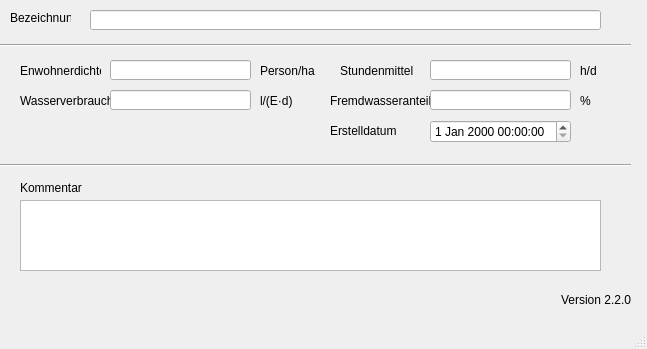
<?xml version="1.0" encoding="UTF-8"?>
<ui version="4.0">
 <class>MainWindow</class>
 <widget class="QMainWindow" name="MainWindow">
  <property name="enabled">
   <bool>true</bool>
  </property>
  <property name="geometry">
   <rect>
    <x>0</x>
    <y>0</y>
    <width>647</width>
    <height>349</height>
   </rect>
  </property>
  <property name="windowTitle">
   <string>MainWindow</string>
  </property>
  <widget class="QWidget" name="centralwidget">
   <widget class="QLabel" name="label_20">
    <property name="geometry">
     <rect>
      <x>330</x>
      <y>90</y>
      <width>111</width>
      <height>21</height>
     </rect>
    </property>
    <property name="text">
     <string>Fremdwasseranteil</string>
    </property>
   </widget>
   <widget class="QLabel" name="label">
    <property name="geometry">
     <rect>
      <x>10</x>
      <y>10</y>
      <width>61</width>
      <height>16</height>
     </rect>
    </property>
    <property name="text">
     <string>Bezeichnung</string>
    </property>
   </widget>
   <widget class="Line" name="line">
    <property name="geometry">
     <rect>
      <x>0</x>
      <y>30</y>
      <width>631</width>
      <height>31</height>
     </rect>
    </property>
    <property name="orientation">
     <enum>Qt::Horizontal</enum>
    </property>
   </widget>
   <widget class="QLabel" name="label_14">
    <property name="geometry">
     <rect>
      <x>20</x>
      <y>180</y>
      <width>81</width>
      <height>16</height>
     </rect>
    </property>
    <property name="text">
     <string>Kommentar</string>
    </property>
   </widget>
   <widget class="QLabel" name="label_11">
    <property name="geometry">
     <rect>
      <x>580</x>
      <y>60</y>
      <width>41</width>
      <height>21</height>
     </rect>
    </property>
    <property name="text">
     <string>h/d</string>
    </property>
   </widget>
   <widget class="QLabel" name="label_5">
    <property name="geometry">
     <rect>
      <x>20</x>
      <y>90</y>
      <width>91</width>
      <height>21</height>
     </rect>
    </property>
    <property name="text">
     <string>Wasserverbrauch</string>
    </property>
   </widget>
   <widget class="QLabel" name="label_8">
    <property name="geometry">
     <rect>
      <x>260</x>
      <y>60</y>
      <width>61</width>
      <height>21</height>
     </rect>
    </property>
    <property name="text">
     <string>Person/ha</string>
    </property>
   </widget>
   <widget class="QLabel" name="label_70">
    <property name="geometry">
     <rect>
      <x>330</x>
      <y>120</y>
      <width>71</width>
      <height>21</height>
     </rect>
    </property>
    <property name="text">
     <string>Erstelldatum</string>
    </property>
   </widget>
   <widget class="Line" name="line_2">
    <property name="geometry">
     <rect>
      <x>0</x>
      <y>150</y>
      <width>631</width>
      <height>31</height>
     </rect>
    </property>
    <property name="orientation">
     <enum>Qt::Horizontal</enum>
    </property>
   </widget>
   <widget class="QLabel" name="label_6">
    <property name="geometry">
     <rect>
      <x>340</x>
      <y>60</y>
      <width>81</width>
      <height>21</height>
     </rect>
    </property>
    <property name="text">
     <string>Stundenmittel</string>
    </property>
   </widget>
   <widget class="QLabel" name="label_10">
    <property name="geometry">
     <rect>
      <x>260</x>
      <y>90</y>
      <width>41</width>
      <height>21</height>
     </rect>
    </property>
    <property name="text">
     <string>l/(E·d)</string>
    </property>
   </widget>
   <widget class="QLabel" name="label_3">
    <property name="geometry">
     <rect>
      <x>20</x>
      <y>60</y>
      <width>81</width>
      <height>21</height>
     </rect>
    </property>
    <property name="text">
     <string>Enwohnerdichte</string>
    </property>
   </widget>
   <widget class="QLabel" name="label_9">
    <property name="geometry">
     <rect>
      <x>580</x>
      <y>90</y>
      <width>41</width>
      <height>21</height>
     </rect>
    </property>
    <property name="text">
     <string>%</string>
    </property>
   </widget>
   <widget class="QLineEdit" name="tgnam">
    <property name="geometry">
     <rect>
      <x>90</x>
      <y>10</y>
      <width>511</width>
      <height>20</height>
     </rect>
    </property>
   </widget>
   <widget class="QLineEdit" name="ewdichte">
    <property name="geometry">
     <rect>
      <x>110</x>
      <y>60</y>
      <width>141</width>
      <height>20</height>
     </rect>
    </property>
   </widget>
   <widget class="QLineEdit" name="wverbrauch">
    <property name="geometry">
     <rect>
      <x>110</x>
      <y>90</y>
      <width>141</width>
      <height>20</height>
     </rect>
    </property>
   </widget>
   <widget class="QLineEdit" name="stdmittel">
    <property name="geometry">
     <rect>
      <x>430</x>
      <y>60</y>
      <width>141</width>
      <height>20</height>
     </rect>
    </property>
   </widget>
   <widget class="QLineEdit" name="fremdwas">
    <property name="geometry">
     <rect>
      <x>430</x>
      <y>90</y>
      <width>141</width>
      <height>20</height>
     </rect>
    </property>
   </widget>
   <widget class="QTextEdit" name="kommentar">
    <property name="geometry">
     <rect>
      <x>20</x>
      <y>200</y>
      <width>581</width>
      <height>71</height>
     </rect>
    </property>
   </widget>
   <widget class="QgsDateTimeEdit" name="createdat">
    <property name="geometry">
     <rect>
      <x>430</x>
      <y>120</y>
      <width>141</width>
      <height>23</height>
     </rect>
    </property>
   </widget>
   <widget class="QLabel" name="lb_version">
    <property name="geometry">
     <rect>
      <x>560</x>
      <y>290</y>
      <width>71</width>
      <height>20</height>
     </rect>
    </property>
    <property name="toolTip">
     <string>Version QKan Import</string>
    </property>
    <property name="text">
     <string>Version 2.2.0</string>
    </property>
    <property name="alignment">
     <set>Qt::AlignRight|Qt::AlignTrailing|Qt::AlignVCenter</set>
    </property>
   </widget>
  </widget>
  <widget class="QMenuBar" name="menubar">
   <property name="geometry">
    <rect>
     <x>0</x>
     <y>0</y>
     <width>647</width>
     <height>21</height>
    </rect>
   </property>
  </widget>
  <widget class="QStatusBar" name="statusbar"/>
 </widget>
 <customwidgets>
  <customwidget>
   <class>QgsDateTimeEdit</class>
   <extends>QDateTimeEdit</extends>
   <header>qgsdatetimeedit.h</header>
  </customwidget>
 </customwidgets>
 <tabstops>
  <tabstop>tgnam</tabstop>
  <tabstop>ewdichte</tabstop>
  <tabstop>wverbrauch</tabstop>
  <tabstop>stdmittel</tabstop>
  <tabstop>fremdwas</tabstop>
  <tabstop>createdat</tabstop>
  <tabstop>kommentar</tabstop>
 </tabstops>
 <resources/>
 <connections/>
</ui>
